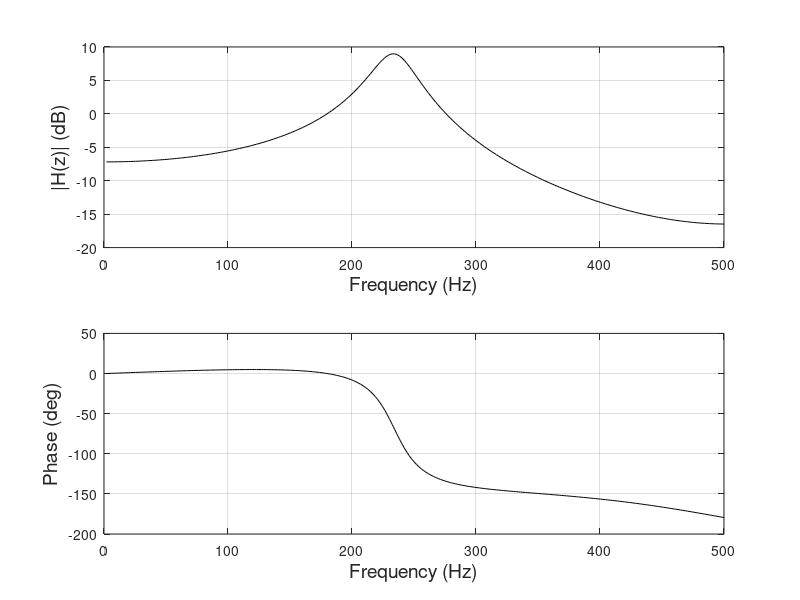

Recreate this plot in MATLAB.
%  Example 8.1
%   Plot the Frequency characteristics and impulse response
%    of a linear digital system with the given digital Transfer function
%
%   Assume a sampling frequency of 1kHz
close all; clear all;clc;
fs = 1000;					% Sampling frequency
N = 512;					% Number of points
%  Define a and b coefficients based on H(z)
a = [1 -.2 0.8]; %Denumerator 
b = [.2 .5];     %Numerator
% Plot the Frequency characteristic of H(z) using the fft
H = fft(b,N)./fft(a,N);             % Compute H(f)
%Discrete Fourier Transform awalnya ga bersatuan
Hm = 20*log10(abs(H));              % Get magitude in db
Theta = (angle(H))*360/(2*pi);      %   and phase in deg. 
f = (1:N)*fs/N;                     % Frequency vector for plotting
%Pake fs/N agar satuan cut off jadi Hz
subplot(2,1,1); 
plot(f(1:N/2),Hm(1:N/2),'k');		% Plot and label mag  H(f)
xlabel ('Frequency (Hz)','FontSize',14);
ylabel('|H(z)| (dB)','FontSize',14);
grid on;                            % Plot using grid lines
subplot(2,1,2); 
plot(f(1:N/2),Theta(1:N/2),'k');	% Repeat for phase 
xlabel ('Frequency (Hz)','FontSize',14);
ylabel('Phase (deg)','FontSize',14);
grid on;                            % Plot using grid lines

